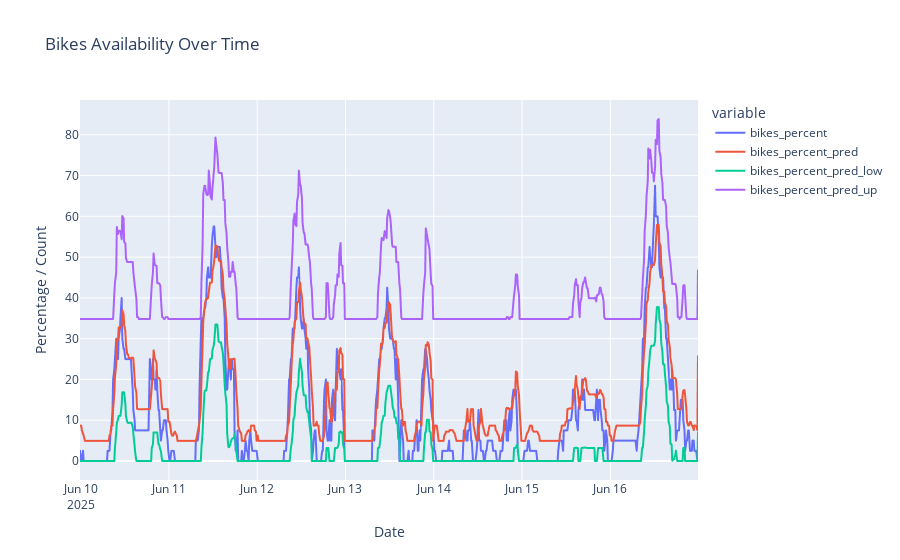

The notebook cell saved with this chart:
### Code cell
# plot series with plotly
import plotly.express as px

fig = px.line(
    filtered_test,
    x="fecha_actualizacion",
    y=["bikes_percent", "bikes_percent_pred", "bikes_percent_pred_low", "bikes_percent_pred_up"],
    title="Bikes Availability Over Time",
    labels={"fecha_actualizacion": "Date", "value": "Percentage / Count"},
)

fig.show()

### Figure 1 — Plotly figure (JSON) as saved in the notebook; plotly's stock layout.template omitted (floating-point values rounded to 4 significant figures; data arrays with more than 128 entries replaced by an {"elided": "..."} marker saying what was removed)
{"data": [{"hovertemplate": "variable=bikes_percent<br>Date=%{x}<br>Percentage / Count=%{y}<extra></extra>", "legendgroup": "bikes_percent", "line": {"color": "#636efa", "dash": "solid"}, "marker": {"symbol": "circle"}, "mode": "lines", "name": "bikes_percent", "showlegend": true, "type": "scattergl", "x": {"elided": "673 str values"}, "xaxis": "x", "y": {"elided": "673 float values"}, "yaxis": "y"}, {"hovertemplate": "variable=bikes_percent_pred<br>Date=%{x}<br>Percentage / Count=%{y}<extra></extra>", "legendgroup": "bikes_percent_pred", "line": {"color": "#EF553B", "dash": "solid"}, "marker": {"symbol": "circle"}, "mode": "lines", "name": "bikes_percent_pred", "showlegend": true, "type": "scattergl", "x": {"elided": "673 str values"}, "xaxis": "x", "y": {"elided": "673 float values"}, "yaxis": "y"}, {"hovertemplate": "variable=bikes_percent_pred_low<br>Date=%{x}<br>Percentage / Count=%{y}<extra></extra>", "legendgroup": "bikes_percent_pred_low", "line": {"color": "#00cc96", "dash": "solid"}, "marker": {"symbol": "circle"}, "mode": "lines", "name": "bikes_percent_pred_low", "showlegend": true, "type": "scattergl", "x": {"elided": "673 str values"}, "xaxis": "x", "y": {"elided": "673 float values"}, "yaxis": "y"}, {"hovertemplate": "variable=bikes_percent_pred_up<br>Date=%{x}<br>Percentage / Count=%{y}<extra></extra>", "legendgroup": "bikes_percent_pred_up", "line": {"color": "#ab63fa", "dash": "solid"}, "marker": {"symbol": "circle"}, "mode": "lines", "name": "bikes_percent_pred_up", "showlegend": true, "type": "scattergl", "x": {"elided": "673 str values"}, "xaxis": "x", "y": {"elided": "673 float values"}, "yaxis": "y"}], "layout": {"legend": {"title": {"text": "variable"}, "tracegroupgap": 0}, "title": {"text": "Bikes Availability Over Time"}, "xaxis": {"anchor": "y", "domain": [0, 1], "title": {"text": "Date"}}, "yaxis": {"anchor": "x", "domain": [0, 1], "title": {"text": "Percentage / Count"}}}}
